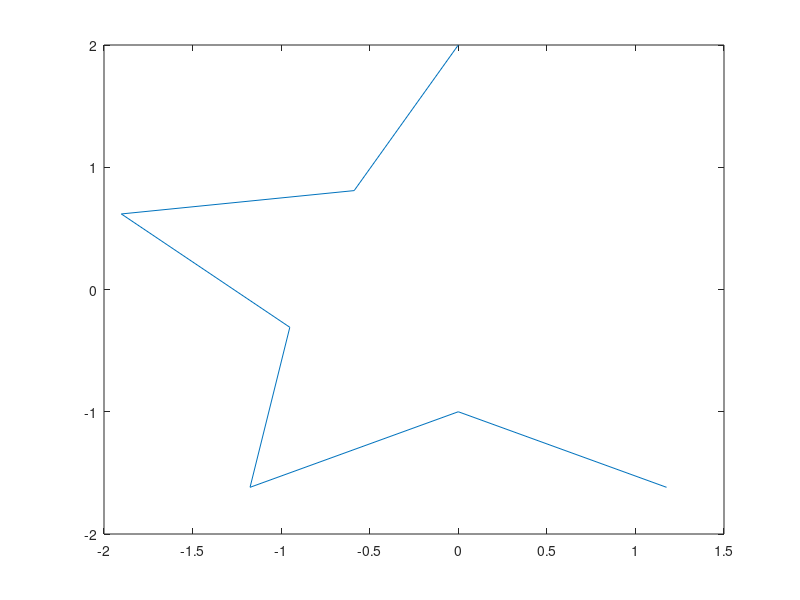

MATLAB code to generate this figure:
Ra=2;
rr=1;
x(1)=0;
y(1)=Ra;

x(2)=cos(126*pi/180)* rr;
y(2)=sin(126*pi/180)* rr;

x(3)=-cos(18*pi/180)*Ra;
y(3)=sin(18*pi/180)*Ra;

x(4)=cos((126+72)*pi/180)*rr;
y(4)=sin((126+72)*pi/180)*rr;

x(5)=cos(234*pi/180)*Ra;
y(5)=sin(234*pi/180)*Ra;

x(6)=cos((126+72+72)*pi/180)*rr;
y(6)=sin((126+72+72)*pi/180)*rr;

x(7)=cos((234+72)*pi/180)*Ra;
y(7)=sin((234+72)*pi/180)*Ra;

plot(x,y)
